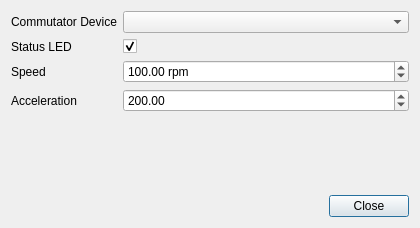
<?xml version="1.0" encoding="UTF-8"?>
<ui version="4.0">
 <class>ONIXCommutatorSettingsDialog</class>
 <widget class="QDialog" name="ONIXCommutatorSettingsDialog">
  <property name="geometry">
   <rect>
    <x>0</x>
    <y>0</y>
    <width>420</width>
    <height>228</height>
   </rect>
  </property>
  <property name="windowTitle">
   <string>Dialog</string>
  </property>
  <layout class="QVBoxLayout" name="verticalLayout">
   <item>
    <layout class="QFormLayout" name="formLayout_5">
     <item row="0" column="0">
      <widget class="QLabel" name="deviceLabel">
       <property name="text">
        <string>Commutator Device</string>
       </property>
      </widget>
     </item>
     <item row="0" column="1">
      <widget class="QComboBox" name="portsComboBox"/>
     </item>
     <item row="1" column="0">
      <widget class="QLabel" name="statusLEDLabel">
       <property name="text">
        <string>Status LED</string>
       </property>
      </widget>
     </item>
     <item row="1" column="1">
      <widget class="QCheckBox" name="statusLedCheckBox">
       <property name="checked">
        <bool>true</bool>
       </property>
      </widget>
     </item>
     <item row="2" column="0">
      <widget class="QLabel" name="speedLabel">
       <property name="text">
        <string>Speed</string>
       </property>
      </widget>
     </item>
     <item row="2" column="1">
      <widget class="QDoubleSpinBox" name="speedSpinBox">
       <property name="suffix">
        <string> rpm</string>
       </property>
       <property name="maximum">
        <double>1000.000000000000000</double>
       </property>
       <property name="singleStep">
        <double>5.000000000000000</double>
       </property>
       <property name="value">
        <double>100.000000000000000</double>
       </property>
      </widget>
     </item>
     <item row="3" column="0">
      <widget class="QLabel" name="accelerationLabel">
       <property name="text">
        <string>Acceleration</string>
       </property>
      </widget>
     </item>
     <item row="3" column="1">
      <widget class="QDoubleSpinBox" name="accelerationSpinBox">
       <property name="suffix">
        <string/>
       </property>
       <property name="maximum">
        <double>1000.000000000000000</double>
       </property>
       <property name="value">
        <double>200.000000000000000</double>
       </property>
      </widget>
     </item>
    </layout>
   </item>
   <item>
    <widget class="QDialogButtonBox" name="buttonBox">
     <property name="orientation">
      <enum>Qt::Horizontal</enum>
     </property>
     <property name="standardButtons">
      <set>QDialogButtonBox::Close</set>
     </property>
    </widget>
   </item>
  </layout>
 </widget>
 <resources/>
 <connections>
  <connection>
   <sender>buttonBox</sender>
   <signal>rejected()</signal>
   <receiver>ONIXCommutatorSettingsDialog</receiver>
   <slot>close()</slot>
   <hints>
    <hint type="sourcelabel">
     <x>254</x>
     <y>113</y>
    </hint>
    <hint type="destinationlabel">
     <x>157</x>
     <y>119</y>
    </hint>
   </hints>
  </connection>
 </connections>
</ui>
